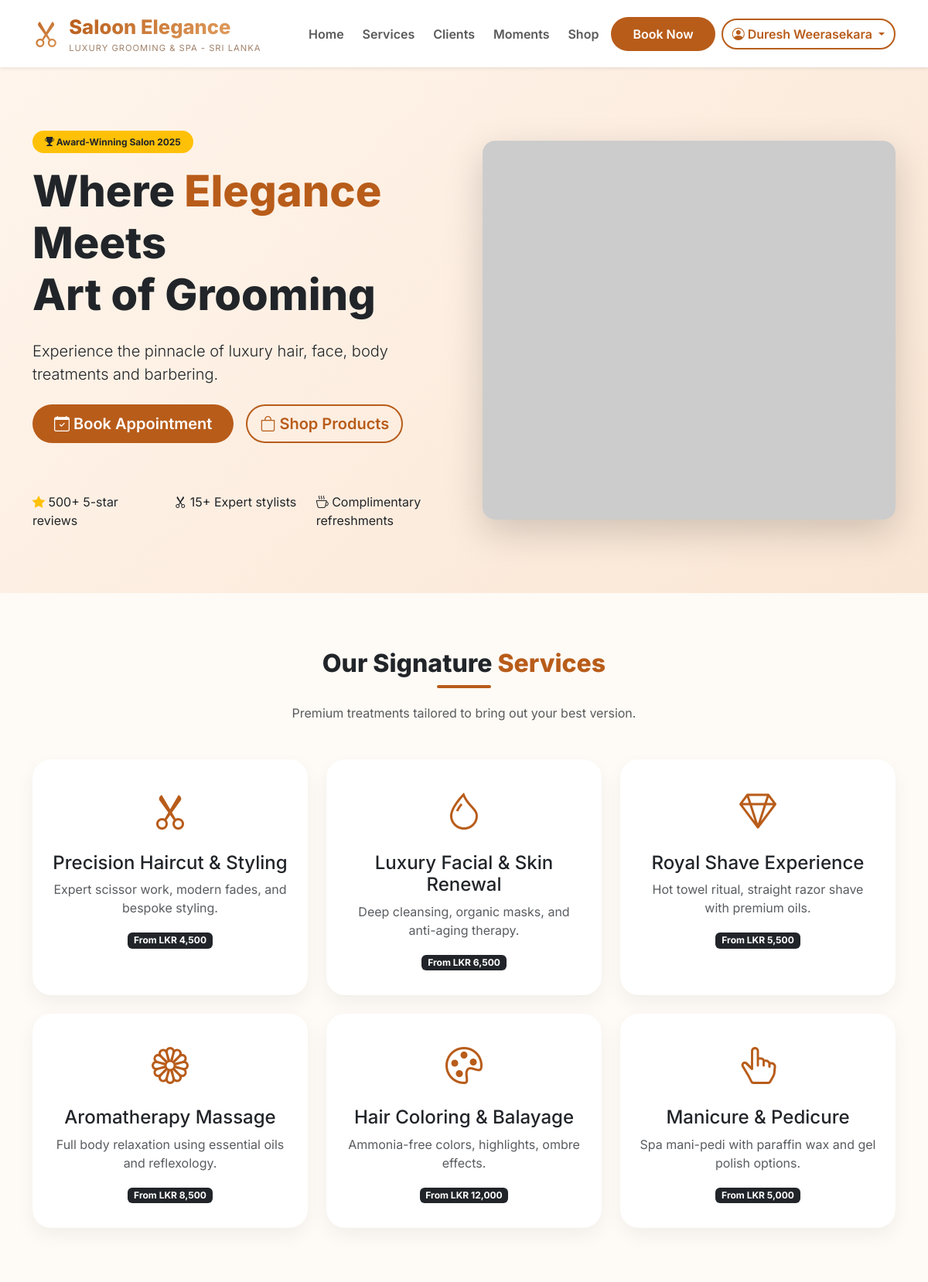
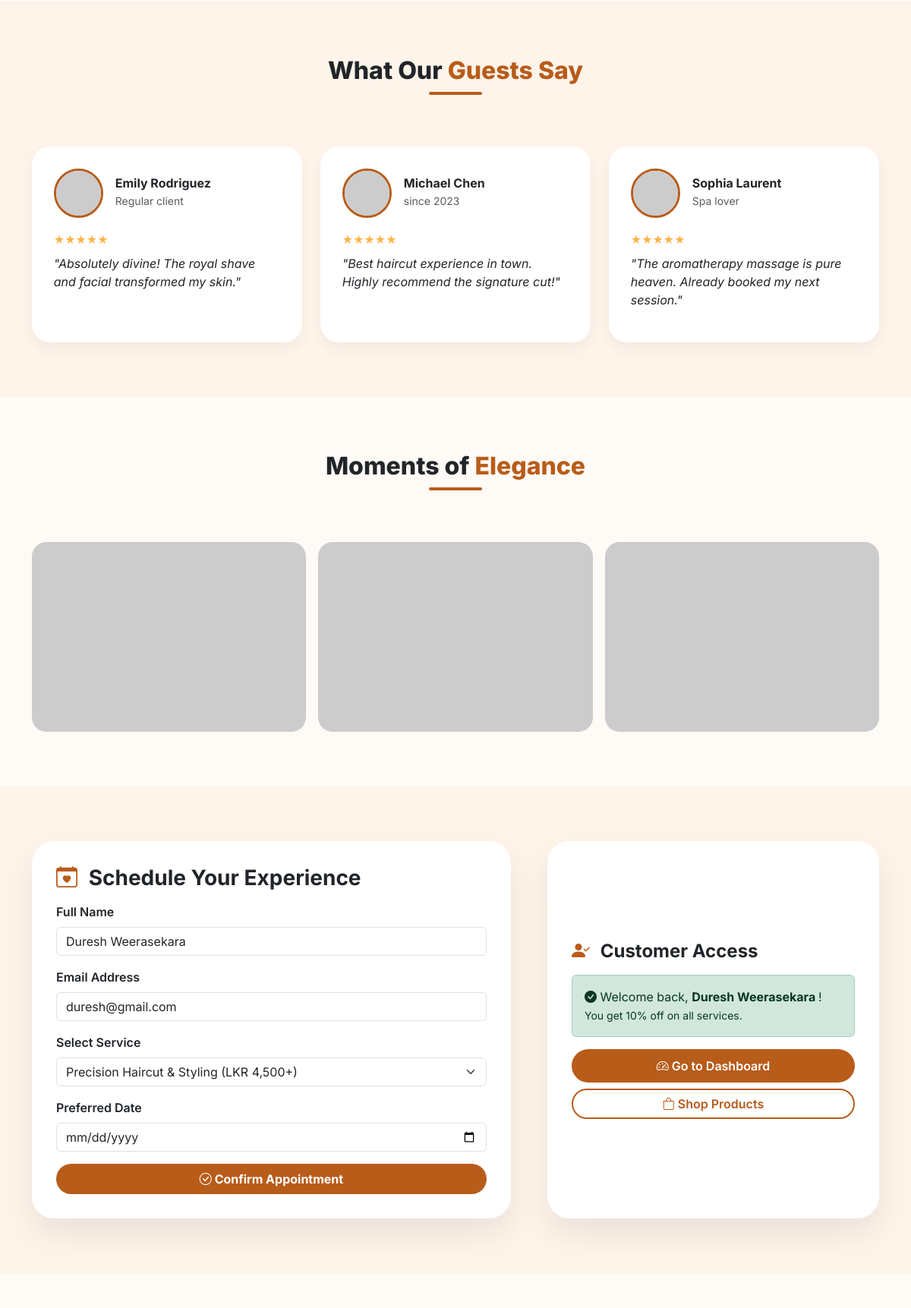
The page / (signed in, upper part) on the database its author committed (2 pictures, top to bottom).
### tables this page shows
CREATE TABLE `reg` (
  `regID` int(10) NOT NULL,
  `fName` varchar(25) NOT NULL,
  `lName` varchar(25) NOT NULL,
  `email` varchar(50) NOT NULL,
  `contactNo` varchar(10) NOT NULL,
  `password` varchar(64) NOT NULL,
  `password_changed` tinyint(1) DEFAULT 0,
  `regDate` timestamp NOT NULL DEFAULT current_timestamp() ON UPDATE current_timestamp(),
  `modifyDate` datetime NOT NULL,
  `role` varchar(20) NOT NULL,
  `cStatus` tinyint(1) NOT NULL
);

### index.php (the view, shortened to what this page needs)
<?php
$isLoggedIn = isset($_SESSION['logged_in']) && $_SESSION['logged_in'] === true;
$userName = '';
$userEmail = '';
$userRole = '';
$userFname = '';
if ($isLoggedIn && isset($_SESSION['user_id'])) {
    try {
        $pdo = getPDOConnection();
        $stmt = $pdo->prepare("SELECT fName, lName, email, role FROM reg WHERE regID = ? AND cStatus = 1");
        $stmt->execute([$_SESSION['user_id']]);
        $user = $stmt->fetch();
        if ($user) {
            $userName = $user['fName'] . ' ' . $user['lName'];
            $userEmail = $user['email'];
            $userRole = $user['role'];
            $userFname = $user['fName'];
        } else {
            session_destroy();
            $isLoggedIn = false;
        }
    } catch (Exception $e) {
    }
}
function getDashboardLink($role) {
    switch ($role) {
        case 'admin':
            return 'pages/admin/dashboard.php';
    }
}
?>
<!DOCTYPE html>
<html lang="en">
<head>
    <link href="https://cdn.jsdelivr.net/npm/bootstrap@5.3.0-alpha1/dist/css/bootstrap.min.css" rel="stylesheet">
    <link rel="stylesheet" href="https://cdn.jsdelivr.net/npm/bootstrap-icons@1.11.3/font/bootstrap-icons.min.css">
</head>
<body>
<nav class="navbar navbar-expand-lg bg-white sticky-top shadow-sm py-2">
    <div class="container">
        <a class="navbar-brand" href="index.php">
            <i class="bi bi-scissors logo-icon"></i>
            <div>
                <span class="logo-main">Saloon Elegance</span>
                <div class="logo-tagline">LUXURY GROOMING & SPA - SRI LANKA</div>
            </div>
        </a>
        <div class="collapse navbar-collapse" id="navbarNav">
            <ul class="navbar-nav ms-auto mb-2 mb-lg-0 align-items-center gap-2">
                <li class="nav-item"><a class="nav-link fw-semibold" href="#home">Home</a></li>
                <li class="nav-item"><a class="nav-link fw-semibold" href="#services">Services</a></li>
                <li class="nav-item"><a class="nav-link fw-semibold" href="#testimonials">Clients</a></li>
                <li class="nav-item"><a class="nav-link fw-semibold" href="#gallery">Moments</a></li>
                <li class="nav-item"><a class="nav-link fw-semibold" href="pages/shop.php">Shop</a></li>
                <li class="nav-item"><a class="btn btn-elegance" href="#booking">Book Now</a></li>
                <li class="nav-item">
                    <?php if ($isLoggedIn): ?>
                        <div class="dropdown">
                            <button class="btn btn-outline-elegance dropdown-toggle" type="button" data-bs-toggle="dropdown">
                                <i class="bi bi-person-circle"></i> <?php echo htmlspecialchars($userFname); ?>
                            </button>
                        </div>
                    <?php else: ?>
                        <a href="pages/login.php?redirect=<?php echo urlencode('index.php#booking'); ?>" class="btn btn-outline-elegance"><i class="bi bi-person"></i> Sign In</a>
                    <?php endif; ?>
                </li>
            </ul>
        </div>
    </div>
</nav>
<section id="home" class="hero-full">
    <div class="container">
        <div class="row align-items-center g-5">
            <div class="col-lg-6">
                <span class="badge bg-warning text-dark mb-3 py-2 px-3 rounded-pill"><i class="bi bi-trophy-fill"></i> Award-Winning Salon 2025</span>
                <h1 class="hero-title mb-4">Where <span class="highlight">Elegance</span> Meets <br>Art of Grooming</h1>
                <p class="lead mb-4">Experience the pinnacle of luxury hair, face, body treatments and barbering.</p>
                <div class="d-flex gap-3 flex-wrap">
                    <a href="#booking" class="btn btn-elegance btn-lg"><i class="bi bi-calendar-check"></i> Book Appointment</a>
                    <a href="pages/shop.php" class="btn btn-outline-elegance btn-lg"><i class="bi bi-bag"></i> Shop Products</a>
                </div>
                <div class="row mt-5 g-3">
                    <div class="col-4"><i class="bi bi-star-fill text-warning"></i> 500+ 5-star reviews</div>
                    <div class="col-4"><i class="bi bi-scissors"></i> 15+ Expert stylists</div>
                    <div class="col-4"><i class="bi bi-cup-hot"></i> Complimentary refreshments</div>
                </div>
            </div>
            <div class="col-lg-6 text-center">
                <img src="https://placehold.co/600x550/F5E6D8/B85C1A?text=Luxury+Saloon+Ambience" class="img-fluid rounded-4 shadow-lg" alt="Saloon Elegance">
            </div>
        </div>
    </div>
</section>
<section id="services" class="py-5">
    <div class="container py-4">
        <div class="text-center mb-5">
            <h2 class="section-title">Our Signature <span style="color:#b85c1a;">Services</span></h2>
            <p class="text-muted mx-auto" style="max-width: 650px;">Premium treatments tailored to bring out your best version.</p>
        </div>
        <div class="row g-4">
            <div class="col-md-6 col-lg-4">
                <div class="service-card">
                    <div class="service-icon"><i class="bi bi-scissors"></i></div>
                    <h4>Precision Haircut & Styling</h4>
                    <p class="text-muted">Expert scissor work, modern fades, and bespoke styling.</p>
                    <span class="badge bg-dark">From LKR 4,500</span>
                </div>
            </div>
            <div class="col-md-6 col-lg-4">
                <div class="service-card">
                    <div class="service-icon"><i class="bi bi-droplet"></i></div>
                    <h4>Luxury Facial & Skin Renewal</h4>
                    <p class="text-muted">Deep cleansing, organic masks, and anti-aging therapy.</p>
                    <span class="badge bg-dark">From LKR 6,500</span>
                </div>
            </div>
            <div class="col-md-6 col-lg-4">
                <div class="service-card">
                    <div class="service-icon"><i class="bi bi-gem"></i></div>
                    <h4>Royal Shave Experience</h4>
                    <p class="text-muted">Hot towel ritual, straight razor shave with premium oils.</p>
                    <span class="badge bg-dark">From LKR 5,500</span>
                </div>
            </div>
            <div class="col-md-6 col-lg-4">
                <div class="service-card">
                    <div class="service-icon"><i class="bi bi-flower1"></i></div>
                    <h4>Aromatherapy Massage</h4>
                    <p class="text-muted">Full body relaxation using essential oils and reflexology.</p>
                    <span class="badge bg-dark">From LKR 8,500</span>
                </div>
            </div>
            <div class="col-md-6 col-lg-4">
                <div class="service-card">
                    <div class="service-icon"><i class="bi bi-palette"></i></div>
                    <h4>Hair Coloring & Balayage</h4>
                    <p class="text-muted">Ammonia-free colors, highlights, ombre effects.</p>
                    <span class="badge bg-dark">From LKR 12,000</span>
                </div>
            </div>
            <div class="col-md-6 col-lg-4">
                <div class="service-card">
                    <div class="service-icon"><i class="bi bi-hand-index-thumb"></i></div>
                    <h4>Manicure & Pedicure</h4>
                    <p class="text-muted">Spa mani-pedi with paraffin wax and gel polish options.</p>
                    <span class="badge bg-dark">From LKR 5,000</span>
                </div>
            </div>
        </div>
    </div>
</section>
<section id="testimonials" class="py-5" style="background: #fef4ea;">
    <div class="container py-4">
        <div class="text-center mb-5">
            <h2 class="section-title">What Our <span style="color:#b85c1a;">Guests Say</span></h2>
        </div>
        <div class="row g-4">
            <div class="col-md-4">
                <div class="testimonial-card">
                    <div class="d-flex align-items-center gap-3 mb-3">
                        <img src="https://randomuser.me/api/portraits/women/68.jpg" class="customer-img" alt="client">
                        <div><h6 class="mb-0 fw-bold">Emily Rodriguez</h6><small class="text-muted">Regular client</small></div>
                    </div>
                    <div class="rating-stars mb-2">★★★★★</div>
                    <p class="fst-italic">"Absolutely divine! The royal shave and facial transformed my skin."</p>
                </div>
            </div>
            <div class="col-md-4">
                <div class="testimonial-card">
                    <div class="d-flex align-items-center gap-3 mb-3">
                        <img src="https://randomuser.me/api/portraits/men/32.jpg" class="customer-img" alt="client">
                        <div><h6 class="mb-0 fw-bold">Michael Chen</h6><small class="text-muted">since 2023</small></div>
                    </div>
                    <div class="rating-stars mb-2">★★★★★</div>
                    <p class="fst-italic">"Best haircut experience in town. Highly recommend the signature cut!"</p>
                </div>
            </div>
            <div class="col-md-4">
                <div class="testimonial-card">
                    <div class="d-flex align-items-center gap-3 mb-3">
                        <img src="https://randomuser.me/api/portraits/women/45.jpg" class="customer-img" alt="client">
                        <div><h6 class="mb-0 fw-bold">Sophia Laurent</h6><small class="text-muted">Spa lover</small></div>
                    </div>
                    <div class="rating-stars mb-2">★★★★★</div>
                    <p class="fst-italic">"The aromatherapy massage is pure heaven. Already booked my next session."</p>
                </div>
            </div>
        </div>
    </div>
</section>
<section id="gallery" class="py-5">
    <div class="container py-4">
        <div class="text-center mb-5">
            <h2 class="section-title">Moments of <span style="color:#b85c1a;">Elegance</span></h2>
        </div>
        <div class="row g-3">
            <div class="col-md-4"><img src="https://placehold.co/600x400/F0DCC6/B85C1A?text=Hair+Styling+Zone" class="gallery-img" alt="Salon interior"></div>
            <div class="col-md-4"><img src="https://placehold.co/600x400/EED9C4/B85C1A?text=Relaxation+Room" class="gallery-img" alt="Spa area"></div>
            <div class="col-md-4"><img src="https://placehold.co/600x400/F5E6D8/B85C1A?text=Premium+Tools" class="gallery-img" alt="Professional tools"></div>
        </div>
    </div>
</section>
<section id="booking" class="py-5" style="background: #fef4ea;">
    <div class="container py-4">
        <div class="row g-5">
            <div class="col-lg-7">
                <div class="booking-card">
                    <h3 class="fw-bold mb-3"><i class="bi bi-calendar-heart me-2" style="color:#b85c1a;"></i> Schedule Your Experience</h3>
                    <form id="appointmentForm" action="pages/book_appointment.php" method="POST">
                        <div class="mb-3">
                            <label class="form-label fw-semibold">Full Name</label>
                            <input type="text" class="form-control" name="fullname" id="apptName" required placeholder="John Doe" value="<?php echo $isLoggedIn ? htmlspecialchars($userName) : ''; ?>">
                        </div>
                        <div class="mb-3">
                            <label class="form-label fw-semibold">Email Address</label>
                            <input type="email" class="form-control" name="email" id="apptEmail" required placeholder="hello@example.com" value="<?php echo $isLoggedIn ? htmlspecialchars($userEmail) : ''; ?>">
                        </div>
                        <div class="mb-3">
                            <label class="form-label fw-semibold">Select Service</label>
                            <select class="form-select" name="service" id="apptService">
                                <option value="Precision Haircut & Styling">Precision Haircut & Styling (LKR 4,500+)</option>
                            </select>
                        </div>
                        <div class="mb-3">
                            <label class="form-label fw-semibold">Preferred Date</label>
                            <input type="date" class="form-control" name="date" id="apptDate" required>
                        </div>
                        <button type="submit" class="btn btn-elegance w-100 py-2 fw-bold"><i class="bi bi-check-circle"></i> Confirm Appointment</button>
                    </form>
                </div>
            </div>
            <div class="col-lg-5">
                <div class="booking-card bg-white h-100 d-flex flex-column justify-content-center">
                    <h4 class="fw-bold mb-3"><i class="bi bi-person-check-fill me-2" style="color:#b85c1a;"></i> Customer Access</h4>
                    <?php if ($isLoggedIn): ?>
                        <div class="alert alert-success mb-3">
                            <i class="bi bi-check-circle-fill"></i> Welcome back, <strong><?php echo htmlspecialchars($userName); ?></strong>!<br>
                            <small>You get 10% off on all services.</small>
                        </div>
                        <div class="d-grid gap-2">
                            <a href="<?php echo getDashboardLink($userRole); ?>" class="btn btn-elegance"><i class="bi bi-speedometer2"></i> Go to Dashboard</a>
                            <a href="pages/shop.php" class="btn btn-outline-elegance"><i class="bi bi-bag"></i> Shop Products</a>
                        </div>
                    <?php endif; ?>
                </div>
            </div>
        </div>
    </div>
</section>
</body>
</html>

### index.php (style rules this page uses)
* { font-family: 'Inter', sans-serif; }
body { background: #fefaf5; }
.navbar-brand { display: flex; align-items: center; gap: 12px; text-decoration: none; padding: 8px 0; }
.logo-icon { font-size: 2.2rem; background: linear-gradient(135deg, #b85c1a, #e09d5e); -webkit-background-clip: text; background-clip: text; color: transparent; }
.logo-main { font-size: 1.6rem; font-weight: 800; background: linear-gradient(135deg, #b85c1a, #e09d5e); -webkit-background-clip: text; background-clip: text; color: transparent; }
.logo-tagline { font-size: 0.7rem; color: #a1826b; letter-spacing: 1px; }
.btn-elegance { background: #b85c1a; color: white; border-radius: 40px; padding: 10px 28px; font-weight: 600; border: none; }
.btn-outline-elegance { border: 2px solid #b85c1a; color: #b85c1a; border-radius: 40px; font-weight: 600; background: transparent; }
.hero-full { background: linear-gradient(135deg, #fff5ec 0%, #fae6d4 100%); min-height: 85vh; display: flex; align-items: center; }
.hero-title { font-size: 3.5rem; font-weight: 800; line-height: 1.2; }
.highlight { color: #b85c1a; position: relative; display: inline-block; }
.highlight::after { content: ''; position: absolute; bottom: 5px; left: 0; width: 100%; height: 8px; background: #f0c9ae; z-index: -1; border-radius: 10px; }
.service-card { background: white; border-radius: 1.5rem; padding: 2rem 1.5rem; text-align: center; transition: all 0.3s; box-shadow: 0 10px 25px rgba(0,0,0,0.05); height: 100%; }
.service-icon { font-size: 3rem; color: #b85c1a; margin-bottom: 1rem; }
.section-title { position: relative; display: inline-block; font-weight: 800; margin-bottom: 2rem; }
.section-title:after { content: ''; position: absolute; bottom: -12px; left: 50%; transform: translateX(-50%); width: 70px; height: 4px; background: #b85c1a; border-radius: 4px; }
.testimonial-card { background: white; border-radius: 1.5rem; padding: 1.8rem; box-shadow: 0 8px 20px rgba(0,0,0,0.05); height: 100%; }
.customer-img { width: 65px; height: 65px; object-fit: cover; border-radius: 50%; border: 3px solid #b85c1a; }
.rating-stars { color: #ffb347; }
.gallery-img { border-radius: 1.2rem; transition: all 0.4s; width: 100%; height: 250px; object-fit: cover; }
.booking-card { background: white; border-radius: 1.8rem; box-shadow: 0 20px 40px rgba(0,0,0,0.08); padding: 2rem; }

### rows shown on the page
reg: fName "Duresh Weerasekara", fullname "Duresh Weerasekara", email "duresh@gmail.com", userName "Duresh Weerasekara"
